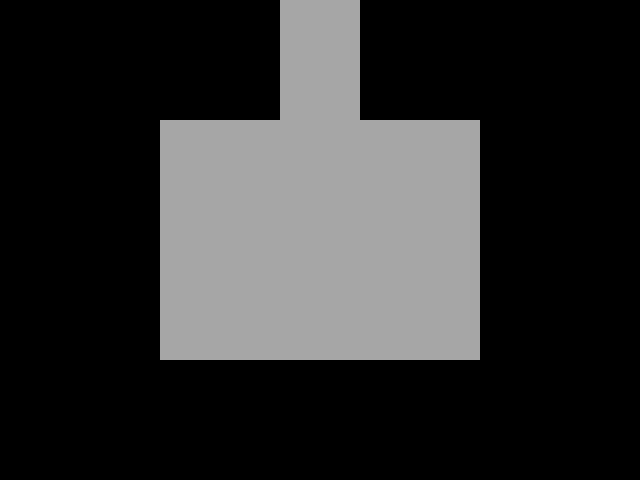

A level layout from a 2D game, rendered from its tile map. Below: a short description, then the map file with its tile-grid data intact:
An orthogonal 16x12 tile map with 40x40 px tiles, 1 tile layer (Tile Layer 1) and 11 objects (hideparty, transition, npc, script, toggle, ...).

<map version="1.11" tiledversion="1.12.2" orientation="orthogonal" renderorder="right-down" width="16" height="12" tilewidth="40" tileheight="40" infinite="0" nextlayerid="8" nextobjectid="12">
 <editorsettings>
  <export target="data.lua" format="lua" />
 </editorsettings>
 <properties>
  <property name="music" value="mus_sc_forget" />
 </properties>
 <tileset firstgid="1" source="../../../../tilesets/GONER.tsx" />
 <layer id="1" name="Tile Layer 1" width="16" height="12">
  <data encoding="csv">
0,0,0,0,0,0,0,1,1,0,0,0,0,0,0,0,
0,0,0,0,0,0,0,1,1,0,0,0,0,0,0,0,
0,0,0,0,0,0,0,1,1,0,0,0,0,0,0,0,
0,0,0,0,1,1,1,1,1,1,1,1,0,0,0,0,
0,0,0,0,1,1,1,1,1,1,1,1,0,0,0,0,
0,0,0,0,1,1,1,1,1,1,1,1,0,0,0,0,
0,0,0,0,1,1,1,1,1,1,1,1,0,0,0,0,
0,0,0,0,1,1,1,1,1,1,1,1,0,0,0,0,
0,0,0,0,1,1,1,1,1,1,1,1,0,0,0,0,
0,0,0,0,0,0,0,0,0,0,0,0,0,0,0,0,
0,0,0,0,0,0,0,0,0,0,0,0,0,0,0,0,
0,0,0,0,0,0,0,0,0,0,0,0,0,0,0,0
</data>
 </layer>
 <objectgroup id="7" name="objects_hide" locked="1">
  <object id="11" name="hideparty" x="0" y="-40" width="640" height="520" />
 </objectgroup>
 <objectgroup color="#ff007f" id="2" name="objects">
  <object id="2" name="transition" x="280" y="-40" width="80" height="40">
   <properties>
    <property name="map" value="chapter1/farm_world/farm3" />
    <property name="marker" value="spawn" />
   </properties>
  </object>
  <object id="3" name="npc" x="430" y="240" width="30" height="30">
   <properties>
    <property name="actor" value="GONER_0" />
    <property name="setflag" value="GONER_0" />
    <property name="text1_1" value="* [speed:0.3][noskip]Have you ever..." />
    <property name="text1_2" value="*[speed:0.7] ...[wait:5]Never mind.[sound:egg]" />
    <property name="text2_1" value="* ..." />
   </properties>
  </object>
  <object id="9" name="script" x="360" y="120" width="120" height="240">
   <properties>
    <property name="once" type="bool" value="true" />
    <property name="script" value="GONER_0" />
   </properties>
  </object>
 </objectgroup>
 <objectgroup color="#ffff00" id="5" name="controllers">
  <object id="10" name="toggle" x="520" y="120">
   <properties>
    <property name="flag" value="GONER_0" />
    <property name="target1" type="object" value="9" />
   </properties>
   <point />
  </object>
 </objectgroup>
 <objectgroup color="#0000ff" id="4" name="collision">
  <object id="4" x="-40" y="0" width="40" height="480" />
  <object id="5" x="0" y="480" width="640" height="40" />
  <object id="6" x="640" y="0" width="40" height="480" />
  <object id="7" x="0" y="-40" width="280" height="40" />
  <object id="8" x="360" y="-40" width="320" height="40" />
 </objectgroup>
 <objectgroup color="#aa00ff" id="3" name="markers">
  <object id="1" name="entry" x="320" y="40">
   <point />
  </object>
 </objectgroup>
</map>
